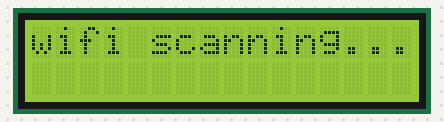
The sketch below on a simulated ESP32. Parts: 16×2 character LCD. A WiFi scan finds three made-up networks.

Above: at 0.1 s.
At 4.2 s:
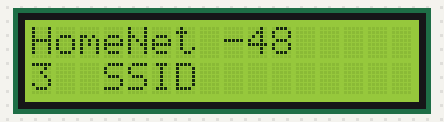

The sketch:

wifi_scan.ino
```cpp
#include<Wire.h>
#include<WiFi.h>
#include<LiquidCrystal_I2C.h>

LiquidCrystal_I2C lcd(0x27, 16, 2);

void setup()
{
  //Wire.begin(21,22);
  //lcd.begin(16, 2);
  lcd.init();
  lcd.backlight();

  lcd.setCursor(0,0);
  lcd.print("wifi scanning...");
  delay(2000);

}

void loop()
{
  int n = WiFi.scanNetworks();

  lcd.clear();
  if (n == 0) {
    lcd.setCursor(0, 0);
    lcd.printf("no wifi");
  } else {
    lcd.setCursor(0, 0);
    lcd.printf("wifi found:");
    lcd.setCursor(0, 1);
    lcd.print(n);
    lcd.setCursor(3, 1);
    lcd.printf("SSID");

    lcd.setCursor(0, 0);
    String ssid = WiFi.SSID(0);
    int rssi = WiFi.RSSI(0);
    lcd.print(ssid);
    lcd.print(" ");
    lcd.print(rssi);

  }
   delay(2000);
}
```
